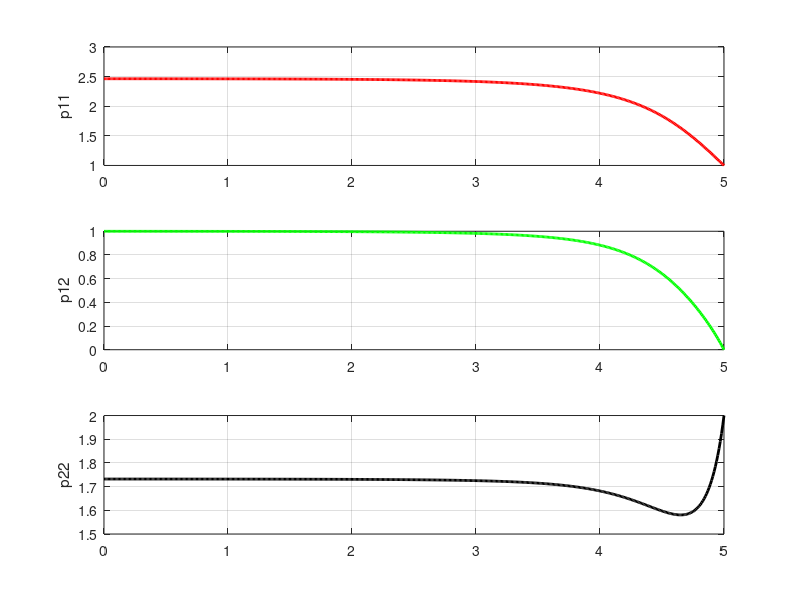

This chart was generated by the following MATLAB code:
% file:  Riccati_sol2.m
%  implements the solution of the differential Riccati equation using
%  backwards integration and sets up file for Simulink
%  finite_horizon.LQr.mdl

%  set up initial conditions value at T = 5
T = 5;
p11_old = 1;
p12_old = 0;
p22_old = 2;

% p11_old = 40;
% p12_old = 0;
% p22_old = 40;

Delta = 0.01   %  use pos number since equations take negative into account
t_acc = []; % accumulate time index
p11_acc = []; %  save values in array
p12_acc = [];
p22_acc = [];
for t = T:-Delta:0 
    t_acc = [t_acc, t];
    p11_acc = [p11_acc, p11_old]; % save data 
    p12_acc = [p12_acc, p12_old];
    p22_acc = [p22_acc, p22_old];
    
    p11_new = -Delta*(2*p12_old^2 - 2)+ p11_old;
    p12_new = -Delta*(-p11_old + 2*p22_old*p12_old -1)+ p12_old;
    p22_new = -Delta*(-2*p12_old + 2*p22_old^2 -4)+ p22_old;
    
    p11_old = p11_new;  %  swap variables for next iteration
    p12_old = p12_new;
    p22_old = p22_new;
end

%%  create plots 
subplot(3,1,1)
plot(t_acc, p11_acc, 'r',  'linewidth', 2)
ylabel('p11')
grid on
subplot(3,1,2)
plot(t_acc, p12_acc, 'g', 'linewidth', 2)
ylabel('p12')
grid on
subplot(3,1,3)
plot(t_acc, p22_acc, 'k', 'linewidth', 2)
ylabel('p22')
grid on

%% set up for Simulink
%  modifications for use with Simulink Model
tt = fliplr(t_acc);  % flip time for use with table lookup
p11 = fliplr(p11_acc);
p12 = fliplr(p12_acc);
p22 = fliplr(p22_acc);

Q = [2 1; 1 4];
R = 1/2;
Z = [1 0; 0 2];
Z = [p11_old p12_old; p12_old, p22_old]


